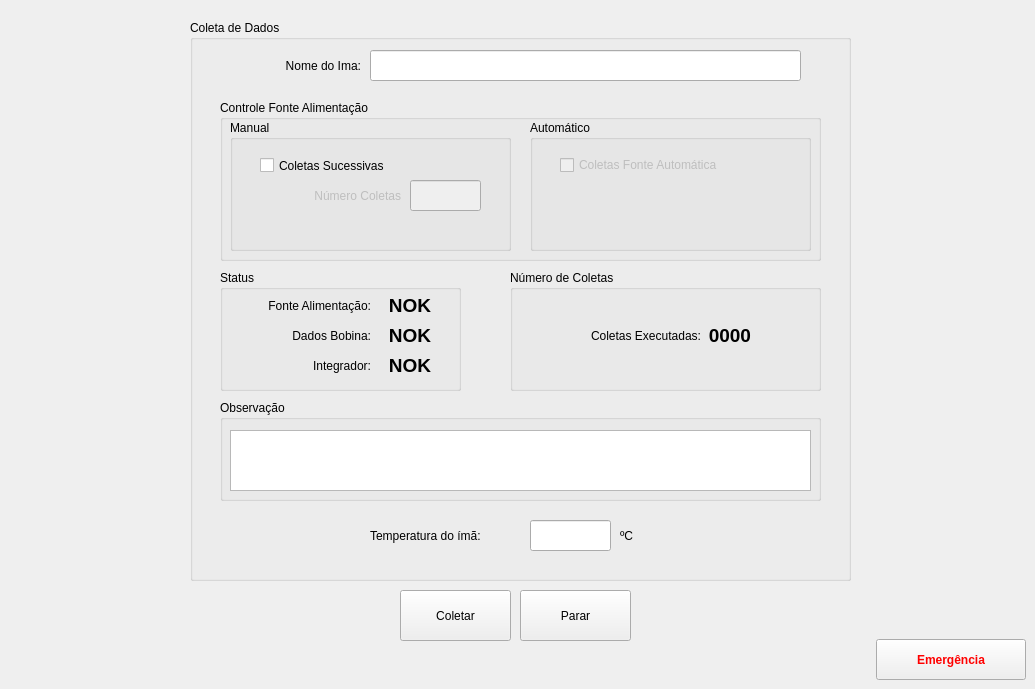
    <widget class="QWidget" name="tab_11">
     <attribute name="icon">
      <iconset>
       <normaloff>imagens/magnetic.PNG</normaloff>imagens/magnetic.PNG</iconset>
     </attribute>
     <attribute name="title">
      <string>Coletas</string>
     </attribute>
     <widget class="QGroupBox" name="groupBox_16">
      <property name="geometry">
       <rect>
        <x>190</x>
        <y>20</y>
        <width>661</width>
        <height>561</height>
       </rect>
      </property>
      <property name="title">
       <string>Coleta de Dados</string>
      </property>
      <widget class="QLineEdit" name="Nome_Ima">
       <property name="geometry">
        <rect>
         <x>180</x>
         <y>30</y>
         <width>431</width>
         <height>31</height>
        </rect>
       </property>
       <property name="text">
        <string/>
       </property>
      </widget>
      <widget class="QLabel" name="label_134">
       <property name="geometry">
        <rect>
         <x>40</x>
         <y>30</y>
         <width>131</width>
         <height>31</height>
        </rect>
       </property>
       <property name="text">
        <string>Nome do Ima:</string>
       </property>
       <property name="alignment">
        <set>Qt::AlignRight|Qt::AlignTrailing|Qt::AlignVCenter</set>
       </property>
      </widget>
      <widget class="QGroupBox" name="groupBox_10">
       <property name="geometry">
        <rect>
         <x>30</x>
         <y>250</y>
         <width>241</width>
         <height>121</height>
        </rect>
       </property>
       <property name="title">
        <string>Status</string>
       </property>
       <widget class="QLabel" name="label_129">
        <property name="geometry">
         <rect>
          <x>10</x>
          <y>20</y>
          <width>141</width>
          <height>31</height>
         </rect>
        </property>
        <property name="text">
         <string>Fonte Alimentação:</string>
        </property>
        <property name="alignment">
         <set>Qt::AlignRight|Qt::AlignTrailing|Qt::AlignVCenter</set>
        </property>
       </widget>
       <widget class="QLabel" name="label_130">
        <property name="geometry">
         <rect>
          <x>50</x>
          <y>80</y>
          <width>101</width>
          <height>31</height>
         </rect>
        </property>
        <property name="text">
         <string>Integrador:</string>
        </property>
        <property name="alignment">
         <set>Qt::AlignRight|Qt::AlignTrailing|Qt::AlignVCenter</set>
        </property>
       </widget>
       <widget class="QLabel" name="label_131">
        <property name="geometry">
         <rect>
          <x>10</x>
          <y>50</y>
          <width>141</width>
          <height>31</height>
         </rect>
        </property>
        <property name="text">
         <string>Dados Bobina:</string>
        </property>
        <property name="alignment">
         <set>Qt::AlignRight|Qt::AlignTrailing|Qt::AlignVCenter</set>
        </property>
       </widget>
       <widget class="QLabel" name="label_135">
        <property name="geometry">
         <rect>
          <x>160</x>
          <y>20</y>
          <width>51</width>
          <height>31</height>
         </rect>
        </property>
        <property name="font">
         <font>
          <pointsize>14</pointsize>
          <weight>75</weight>
          <bold>true</bold>
         </font>
        </property>
        <property name="layoutDirection">
         <enum>Qt::RightToLeft</enum>
        </property>
        <property name="text">
         <string>NOK</string>
        </property>
        <property name="alignment">
         <set>Qt::AlignRight|Qt::AlignTrailing|Qt::AlignVCenter</set>
        </property>
       </widget>
       <widget class="QLabel" name="label_136">
        <property name="geometry">
         <rect>
          <x>160</x>
          <y>50</y>
          <width>51</width>
          <height>31</height>
         </rect>
        </property>
        <property name="font">
         <font>
          <pointsize>14</pointsize>
          <weight>75</weight>
          <bold>true</bold>
         </font>
        </property>
        <property name="layoutDirection">
         <enum>Qt::RightToLeft</enum>
        </property>
        <property name="text">
         <string>NOK</string>
        </property>
        <property name="alignment">
         <set>Qt::AlignRight|Qt::AlignTrailing|Qt::AlignVCenter</set>
        </property>
       </widget>
       <widget class="QLabel" name="label_137">
        <property name="geometry">
         <rect>
          <x>160</x>
          <y>80</y>
          <width>51</width>
          <height>31</height>
         </rect>
        </property>
        <property name="font">
         <font>
          <pointsize>14</pointsize>
          <weight>75</weight>
          <bold>true</bold>
         </font>
        </property>
        <property name="layoutDirection">
         <enum>Qt::RightToLeft</enum>
        </property>
        <property name="text">
         <string>NOK</string>
        </property>
        <property name="alignment">
         <set>Qt::AlignRight|Qt::AlignTrailing|Qt::AlignVCenter</set>
        </property>
       </widget>
      </widget>
      <widget class="QGroupBox" name="groupBox_22">
       <property name="geometry">
        <rect>
         <x>320</x>
         <y>250</y>
         <width>311</width>
         <height>121</height>
        </rect>
       </property>
       <property name="title">
        <string>Número de Coletas</string>
       </property>
       <widget class="QLabel" name="label_138">
        <property name="geometry">
         <rect>
          <x>190</x>
          <y>50</y>
          <width>51</width>
          <height>31</height>
         </rect>
        </property>
        <property name="font">
         <font>
          <pointsize>14</pointsize>
          <weight>75</weight>
          <bold>true</bold>
         </font>
        </property>
        <property name="layoutDirection">
         <enum>Qt::LeftToRight</enum>
        </property>
        <property name="text">
         <string>0000</string>
        </property>
        <property name="alignment">
         <set>Qt::AlignRight|Qt::AlignTrailing|Qt::AlignVCenter</set>
        </property>
       </widget>
       <widget class="QLabel" name="label_139">
        <property name="geometry">
         <rect>
          <x>50</x>
          <y>50</y>
          <width>141</width>
          <height>31</height>
         </rect>
        </property>
        <property name="text">
         <string>Coletas Executadas:</string>
        </property>
        <property name="alignment">
         <set>Qt::AlignRight|Qt::AlignTrailing|Qt::AlignVCenter</set>
        </property>
       </widget>
      </widget>
      <widget class="QGroupBox" name="groupBox_11">
       <property name="geometry">
        <rect>
         <x>30</x>
         <y>80</y>
         <width>601</width>
         <height>161</height>
        </rect>
       </property>
       <property name="title">
        <string>Controle Fonte Alimentação</string>
       </property>
       <widget class="QGroupBox" name="groupBox_21">
        <property name="geometry">
         <rect>
          <x>10</x>
          <y>20</y>
          <width>281</width>
          <height>131</height>
         </rect>
        </property>
        <property name="title">
         <string>Manual</string>
        </property>
        <widget class="QLineEdit" name="N_Coletas_Manual">
         <property name="enabled">
          <bool>false</bool>
         </property>
         <property name="geometry">
          <rect>
           <x>180</x>
           <y>60</y>
           <width>71</width>
           <height>31</height>
          </rect>
         </property>
        </widget>
        <widget class="QLabel" name="label_22">
         <property name="enabled">
          <bool>false</bool>
         </property>
         <property name="geometry">
          <rect>
           <x>50</x>
           <y>60</y>
           <width>121</width>
           <height>31</height>
          </rect>
         </property>
         <property name="text">
          <string>Número Coletas</string>
         </property>
         <property name="alignment">
          <set>Qt::AlignRight|Qt::AlignTrailing|Qt::AlignVCenter</set>
         </property>
        </widget>
        <widget class="QCheckBox" name="C_Sucessivas">
         <property name="geometry">
          <rect>
           <x>30</x>
           <y>30</y>
           <width>161</width>
           <height>31</height>
          </rect>
         </property>
         <property name="text">
          <string>Coletas Sucessivas</string>
         </property>
        </widget>
       </widget>
       <widget class="QGroupBox" name="groupBox_20">
        <property name="geometry">
         <rect>
          <x>310</x>
          <y>20</y>
          <width>281</width>
          <height>131</height>
         </rect>
        </property>
        <property name="title">
         <string>Automático</string>
        </property>
        <widget class="QCheckBox" name="Chk_Auto">
         <property name="enabled">
          <bool>false</bool>
         </property>
         <property name="geometry">
          <rect>
           <x>30</x>
           <y>30</y>
           <width>211</width>
           <height>30</height>
          </rect>
         </property>
         <property name="text">
          <string>Coletas Fonte Automática</string>
         </property>
        </widget>
       </widget>
      </widget>
      <widget class="QGroupBox" name="groupBox_23">
       <property name="geometry">
        <rect>
         <x>30</x>
         <y>380</y>
         <width>601</width>
         <height>101</height>
        </rect>
       </property>
       <property name="title">
        <string>Observação</string>
       </property>
       <widget class="QTextEdit" name="observacao">
        <property name="geometry">
         <rect>
          <x>10</x>
          <y>30</y>
          <width>581</width>
          <height>61</height>
         </rect>
        </property>
       </widget>
      </widget>
      <widget class="QLabel" name="label_166">
       <property name="geometry">
        <rect>
         <x>180</x>
         <y>500</y>
         <width>211</width>
         <height>31</height>
        </rect>
       </property>
       <property name="text">
        <string>Temperatura do ímã:</string>
       </property>
      </widget>
      <widget class="QLabel" name="label_165">
       <property name="geometry">
        <rect>
         <x>430</x>
         <y>500</y>
         <width>61</width>
         <height>31</height>
        </rect>
       </property>
       <property name="text">
        <string>ºC</string>
       </property>
      </widget>
      <widget class="QLineEdit" name="tempLine">
       <property name="geometry">
        <rect>
         <x>340</x>
         <y>500</y>
         <width>81</width>
         <height>31</height>
        </rect>
       </property>
      </widget>
     </widget>
     <widget class="QPushButton" name="coletar">
      <property name="enabled">
       <bool>true</bool>
      </property>
      <property name="geometry">
       <rect>
        <x>400</x>
        <y>590</y>
        <width>111</width>
        <height>51</height>
       </rect>
      </property>
      <property name="cursor">
       <cursorShape>ArrowCursor</cursorShape>
      </property>
      <property name="text">
       <string>Coletar</string>
      </property>
      <property name="icon">
       <iconset>
        <normaloff>imagens/play1.png</normaloff>imagens/play1.png</iconset>
      </property>
      <property name="iconSize">
       <size>
        <width>30</width>
        <height>30</height>
       </size>
      </property>
     </widget>
     <widget class="QPushButton" name="Emergencia_8">
      <property name="geometry">
       <rect>
        <x>876</x>
        <y>639</y>
        <width>150</width>
        <height>41</height>
       </rect>
      </property>
      <property name="palette">
       <palette>
        <active>
         <colorrole role="ButtonText">
          <brush brushstyle="SolidPattern">
           <color alpha="255">
            <red>255</red>
            <green>0</green>
            <blue>0</blue>
           </color>
          </brush>
         </colorrole>
        </active>
        <inactive>
         <colorrole role="ButtonText">
          <brush brushstyle="SolidPattern">
           <color alpha="255">
            <red>255</red>
            <green>0</green>
            <blue>0</blue>
           </color>
          </brush>
         </colorrole>
        </inactive>
        <disabled>
         <colorrole role="ButtonText">
          <brush brushstyle="SolidPattern">
           <color alpha="255">
            <red>120</red>
            <green>120</green>
            <blue>120</blue>
           </color>
          </brush>
         </colorrole>
        </disabled>
       </palette>
      </property>
      <property name="font">
       <font>
        <weight>75</weight>
        <bold>true</bold>
       </font>
      </property>
      <property name="text">
       <string>Emergência</string>
      </property>
      <property name="icon">
       <iconset>
        <normaloff>imagens/emergency_icon_01.png</normaloff>imagens/emergency_icon_01.png</iconset>
      </property>
      <property name="iconSize">
       <size>
        <width>35</width>
        <height>35</height>
       </size>
      </property>
     </widget>
     <widget class="QPushButton" name="Parar_3">
      <property name="geometry">
       <rect>
        <x>520</x>
        <y>590</y>
        <width>111</width>
        <height>51</height>
       </rect>
      </property>
      <property name="text">
       <string>Parar</string>
      </property>
      <property name="icon">
       <iconset>
        <normaloff>imagens/stop.png</normaloff>imagens/stop.png</iconset>
      </property>
      <property name="iconSize">
       <size>
        <width>40</width>
        <height>40</height>
       </size>
      </property>
     </widget>
    </widget>
